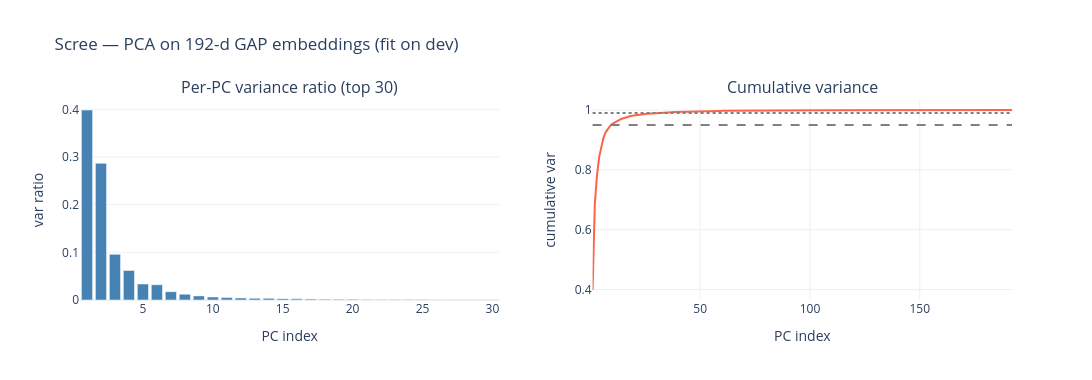

Notebook cell for this chart:
### Markdown cell above
## 2. PCA on 192-d GAP embeddings (test set)

How low-dimensional is the embedding? How linearly separable are Normal vs PE in this space?

### Code cell
scaler   = StandardScaler().fit(emb_dev)         # fit on dev to avoid leakage
emb_devZ = scaler.transform(emb_dev)
emb_teZ  = scaler.transform(emb_test)

pca = PCA(n_components=min(192, emb_devZ.shape[0])).fit(emb_devZ)
pcs_test = pca.transform(emb_teZ)
pcs_dev  = pca.transform(emb_devZ)

var_ratio = pca.explained_variance_ratio_
cum       = np.cumsum(var_ratio)
k95       = int(np.searchsorted(cum, 0.95) + 1)
k99       = int(np.searchsorted(cum, 0.99) + 1)
print(f'Variance — first 5 PCs: {var_ratio[:5].round(3)}')
print(f'k for 95% var = {k95}   k for 99% var = {k99}   (out of {len(var_ratio)})')

fig = make_subplots(rows=1, cols=2, subplot_titles=('Per-PC variance ratio (top 30)', 'Cumulative variance'))
fig.add_trace(go.Bar(x=np.arange(1, 31), y=var_ratio[:30], marker_color='steelblue', showlegend=False), row=1, col=1)
fig.add_trace(go.Scatter(x=np.arange(1, len(cum)+1), y=cum, mode='lines', line=dict(color='tomato'), showlegend=False), row=1, col=2)
fig.add_hline(y=0.95, line=dict(dash='dash', color='gray'), row=1, col=2)
fig.add_hline(y=0.99, line=dict(dash='dot',  color='gray'), row=1, col=2)
fig.update_xaxes(title_text='PC index', row=1, col=1); fig.update_yaxes(title_text='var ratio', row=1, col=1)
fig.update_xaxes(title_text='PC index', row=1, col=2); fig.update_yaxes(title_text='cumulative var', row=1, col=2)
fig.update_layout(template='plotly_white', width=1100, height=380, title='Scree — PCA on 192-d GAP embeddings (fit on dev)')
fig.show()

### Figure 1 — Plotly figure (JSON) as saved in the notebook; plotly's stock layout.template omitted (floating-point values rounded to 4 significant figures; data arrays with more than 128 entries replaced by an {"elided": "..."} marker saying what was removed)
{"data": [{"marker": {"color": "steelblue"}, "showlegend": false, "x": [1, 2, 3, 4, 5, 6, 7, 8, 9, 10, 11, 12, 13, 14, 15, 16, 17, 18, 19, 20, 21, 22, 23, 24, 25, 26, 27, 28, 29, 30], "y": [0.3986, 0.2868, 0.09583, 0.06212, 0.03358, 0.03197, 0.0175, 0.01219, 0.00865, 0.006264, 0.005162, 0.004255, 0.003577, 0.00348, 0.002856, 0.002565, 0.001984, 0.001695, 0.001417, 0.001406, 0.001252, 0.001027, 0.0009371, 0.0008559, 0.0008262, 0.0007387, 0.0007097, 0.0005998, 0.0005814, 0.0005752], "type": "bar", "xaxis": "x", "yaxis": "y"}, {"line": {"color": "tomato"}, "mode": "lines", "showlegend": false, "x": {"elided": "192 int values"}, "y": {"elided": "192 float values"}, "type": "scatter", "xaxis": "x2", "yaxis": "y2"}], "layout": {"xaxis": {"anchor": "y", "domain": [0.0, 0.45], "title": {"text": "PC index"}}, "yaxis": {"anchor": "x", "domain": [0.0, 1.0], "title": {"text": "var ratio"}}, "xaxis2": {"anchor": "y2", "domain": [0.55, 1.0], "title": {"text": "PC index"}}, "yaxis2": {"anchor": "x2", "domain": [0.0, 1.0], "title": {"text": "cumulative var"}}, "annotations": [{"font": {"size": 16}, "showarrow": false, "text": "Per-PC variance ratio (top 30)", "x": 0.225, "xanchor": "center", "xref": "paper", "y": 1.0, "yanchor": "bottom", "yref": "paper"}, {"font": {"size": 16}, "showarrow": false, "text": "Cumulative variance", "x": 0.775, "xanchor": "center", "xref": "paper", "y": 1.0, "yanchor": "bottom", "yref": "paper"}], "shapes": [{"line": {"color": "gray", "dash": "dash"}, "type": "line", "x0": 0, "x1": 1, "xref": "x2 domain", "y0": 0.95, "y1": 0.95, "yref": "y2"}, {"line": {"color": "gray", "dash": "dot"}, "type": "line", "x0": 0, "x1": 1, "xref": "x2 domain", "y0": 0.99, "y1": 0.99, "yref": "y2"}], "width": 1100, "height": 380, "title": {"text": "Scree — PCA on 192-d GAP embeddings (fit on dev)"}}}
